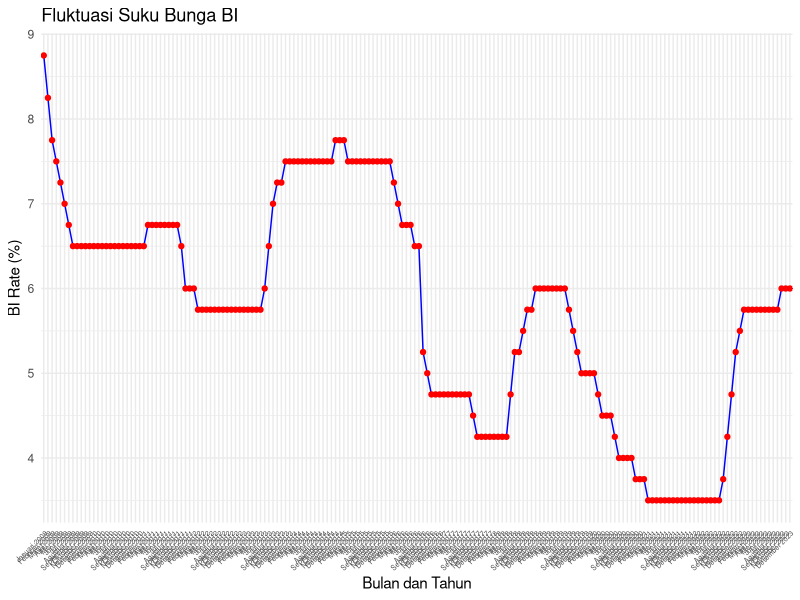
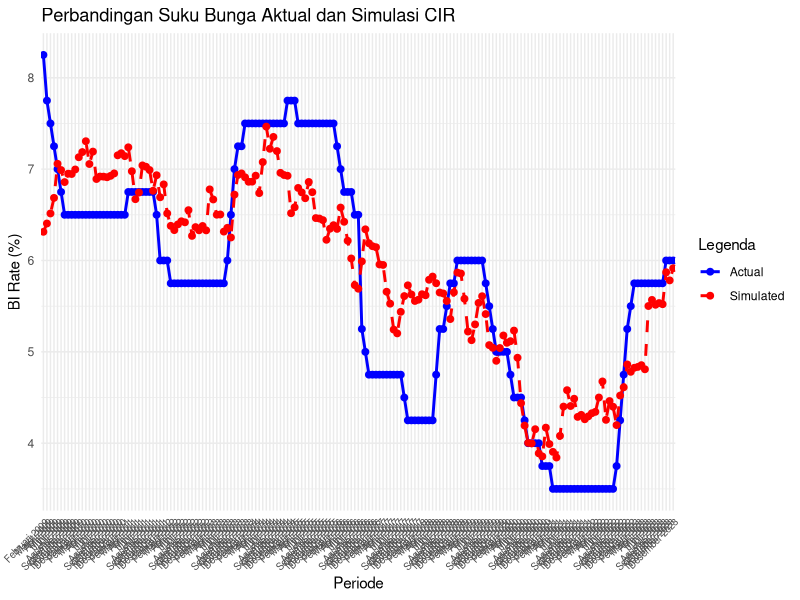

Here is the R script that generated these plots, in order:
# SUKU BUNGA COX INGERSOLL ROSS
# Install packages yang dibutuhkan
install.packages("dplyr")
install.packages("ggplot2")
install.packages("lubridate")
install.packages("tibble")
library(dplyr)
library(ggplot2)
library(lubridate)
library(tibble)

# Import data suku bunga
library(readxl)
interest_rate <- read_excel("1_Raw Data.xlsx", 
                            sheet = "Suku Bunga")
View(interest_rate)

# Grafik fluktuasi suku bunga
## Membuat kolom baru untuk gabungan bulan dan tahun
interest_rate <- interest_rate %>%
  mutate(Bulan_Tahun = paste(Bulan, Tahun, sep = " "))

## Mengatur urutan faktor pada kolom Bulan_Tahun agar sesuai dengan urutan waktu
interest_rate$Bulan_Tahun <- factor(interest_rate$Bulan_Tahun, levels = unique(interest_rate$Bulan_Tahun))

## Membuat grafik fluktuasi suku bunga
ggplot(interest_rate, aes(x = Bulan_Tahun, y = `BI Rate`, group = 1)) +
  geom_line(color = "blue") +
  geom_point(color = "red") +
  theme_minimal() +
  labs(title = "Fluktuasi Suku Bunga BI",
       x = "Bulan dan Tahun",
       y = "BI Rate (%)") +
  theme(axis.text.x = element_text(angle = 45, hjust = 1, size = 5)) 

# Estimasi Parameter CIR
## Membentuk persamaan baru
interest_rate$'BI Rate'
interest_rate$r_t_plus_1 <- c(interest_rate$'BI Rate'[-1], NA)
interest_rate$r_t_plus_1_sqrt_r_t <- interest_rate$r_t_plus_1 / sqrt(interest_rate$'BI Rate')

## Data frame OLS
reg_data <- data.frame(
  r_t_plus_1_sqrt_r_t = interest_rate$r_t_plus_1_sqrt_r_t,
  one_over_sqrt_r_t = 1 / sqrt(interest_rate$'BI Rate'),
  sqrt_r_t = sqrt(interest_rate$'BI Rate')
)

## Hasil estimasi
fit <- lm(r_t_plus_1_sqrt_r_t ~ one_over_sqrt_r_t + sqrt_r_t - 1, data = reg_data)
a_hat <- coef(fit)[1]
b_hat <- coef(fit)[2]

## Parameter Model CIR
alpha_hat <- 1 - b_hat
beta_hat <- a_hat / alpha_hat
residuals <- residuals(fit)
sigma_hat <- sd(residuals)
cat("Estimasi parameter CIR :\n",
    "a =", a_hat, "\n",
    "b =", b_hat, "\n",
    "alpha =", alpha_hat, "\n",
    "beta =", beta_hat, "\n",
    "sigma =", sigma_hat, "\n")

# Peramalan CIR 
## Fungsi Simulasi Euler-Maruyama
simulate_CIR <- function(R0, alpha, beta, sigma, T, dt = 1) {
  n <- T / dt
  R <- numeric(n + 1)
  R[1] <- R0
  for (i in 1:n) {
    dW <- rnorm(1, mean = 0, sd = sqrt(dt))
    R[i + 1] <- R[i] + alpha * (beta - R[i]) * dt + sigma * sqrt(R[i]) * dW
  }
  return(R)
}

## Fungsi MAPE
calculate_mape <- function(simulated_rate, actual_rate) {
  mean(abs((actual_rate - simulated_rate) / actual_rate), na.rm = TRUE) * 100
}

## Fungsi simulasi dan evaluasi MAPE
simulate_and_evaluate <- function(R0, alpha, beta, sigma, T, actual_data, seeds = 1:10) {
  results <- tibble(seed = seeds, mape = numeric(length(seeds)))
  
  for (i in seeds) {
    set.seed(i)  # Set seed untuk reprodusibilitas
    simulated_rate <- simulate_CIR(R0, alpha, beta, sigma, T)
    simulated_rate <- simulated_rate[-1]  # Buang data pertama
    
    # panjang data simulasi = data aktual
    if (length(simulated_rate) <= length(actual_data)) {
      actual_data_trimmed <- actual_data[1:length(simulated_rate)]
    } else {
      simulated_rate <- simulated_rate[1:length(actual_data)]
      actual_data_trimmed <- actual_data
    }
    
    mape <- calculate_mape(simulated_rate, actual_data_trimmed)
    results$mape[i] <- mape
  }
  
  return(results)
}

## Data uji
actual_data <- interest_rate$'BI Rate'[-1] #tidak termasuk data pertama

## Parameter model CIR yang sudah diestimasi
R0 <- tail(interest_rate$'BI Rate', 1)
T <- 179

## Evaluasi simulasi dengan berbagai seed
results <- simulate_and_evaluate(R0, alpha_hat, beta_hat, sigma_hat, T, actual_data, seeds = 1:1000)
best_result <- results %>% filter(mape == min(mape))
print(best_result)

## Simulasi suku bunga untuk evaluasi model
set.seed(best_result$'seed')
simulated_rate <- simulate_CIR(R0, alpha_hat, beta_hat, sigma_hat, T)
simulated_rate <- simulated_rate[-1]
simulated_rate

## Membuat tabel untuk data simulasi dan data aktual
comparison_data <- tibble(
  Period = interest_rate$'Bulan_Tahun'[-1],
  Actual = actual_data,
  Simulated = simulated_rate
)
print(comparison_data, n=179)

## Membuat plot perbandingan
ggplot(comparison_data, aes(x = Period)) +
  geom_line(aes(y = Actual, color = "Actual", group = 1), linewidth = 1) +
  geom_line(aes(y = Simulated, color = "Simulated", group = 1), linewidth = 1, linetype = "dashed") +
  geom_point(aes(y = Actual, color = "Actual"), size = 2) +
  geom_point(aes(y = Simulated, color = "Simulated"), size = 2) +
  scale_color_manual(values = c("Actual" = "blue", "Simulated" = "red")) +
  labs(title = "Perbandingan Suku Bunga Aktual dan Simulasi CIR",
       x = "Periode",
       y = "BI Rate (%)",
       color = "Legenda") +
  theme_minimal() +
  theme(axis.text.x = element_text(angle = 45, hjust = 1, size = 7)) 

# Suku bunga CIR untuk perhitungan premi
## Simulasi suku bunga untuk 228 periode (19 tahun) ke depan
R0 <- tail(interest_rate$'BI Rate', 1)
set.seed(best_result$'seed')
suku_bunga_bulanan_CIR <- simulate_CIR(R0, alpha_hat, beta_hat, sigma_hat, T = 228)
suku_bunga_bulanan_CIR <- suku_bunga_bulanan_CIR[-1]

## Menambahkan kolom bulan dan tahun
suku_bunga_bulanan_CIR <- data.frame(
  `BI Rate` = as.numeric(suku_bunga_bulanan_CIR)
)
suku_bunga_bulanan_CIR <- suku_bunga_bulanan_CIR %>%
  mutate(
    Tahun = 2024 + (seq_len(nrow(.)) - 1) %/% 12,
    Bulan = (seq_len(nrow(.)) - 1) %% 12 + 1
  )
suku_bunga_bulanan_CIR

## Menghitung rata-rata tahunan
suku_bunga_CIR <- suku_bunga_bulanan_CIR %>%
  group_by(Tahun) %>%
  summarise(
    Mean_CIR = mean(`BI.Rate`, na.rm = TRUE)
  )
print(suku_bunga_CIR)

## Menghitung faktor diskonto tahunan
faktor_diskonto <- suku_bunga_CIR %>%
  mutate(
    Diskonto = 1 / (1 + Mean_CIR/100) #karna persentase
  ) %>%
  mutate(
    Vt = cumprod(Diskonto)
  )
print(faktor_diskonto)